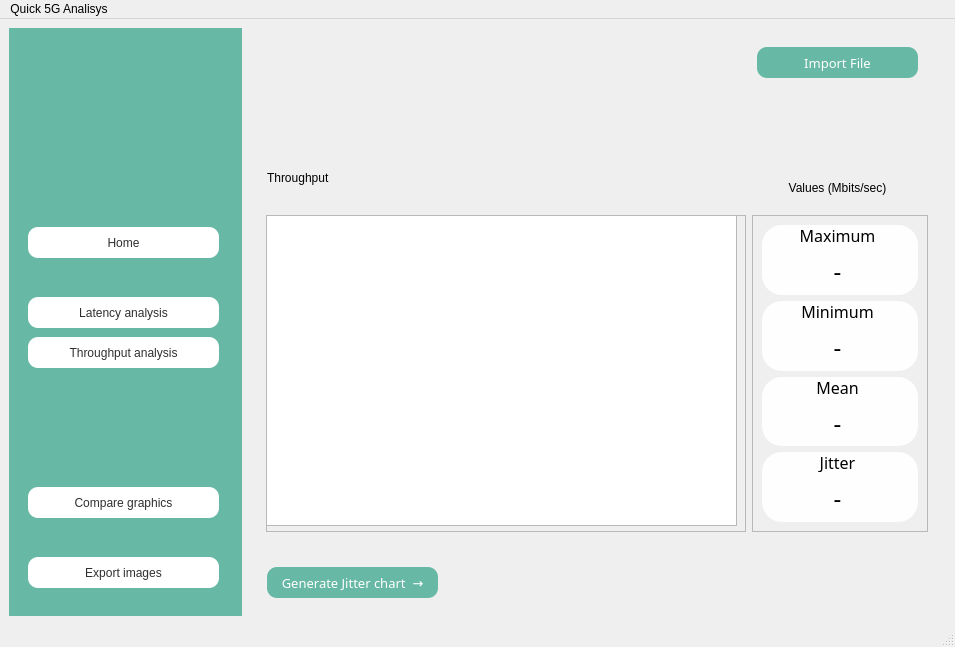
<?xml version="1.0" encoding="UTF-8"?>
<ui version="4.0">
 <class>MainWindow</class>
 <widget class="QMainWindow" name="MainWindow">
  <property name="geometry">
   <rect>
    <x>0</x>
    <y>0</y>
    <width>955</width>
    <height>647</height>
   </rect>
  </property>
  <property name="windowTitle">
   <string>MainWindow</string>
  </property>
  <widget class="QWidget" name="centralwidget">
   <property name="styleSheet">
    <string notr="true">#leftmenu{
	background-color: #67b8a5;

}

#frame_max, #frame_jitter, #frame_min, #frame_mean{
	background-color: #fefeff; 
	border-radius: 20px;
	border: #67b8a5;
 	box-shadow: 5px 5px 10px 5px #67b8a5;

}

#button_importfile{
	background-color: #67b8a5;
	color: #fff;
	border-radius: 10px;
}


#button_home{
	background-color: #fff;
	color: #302f2f;
	border-radius: 10px;
}


#button_latencyanalysis{
	background-color: #fff;
	color: #302f2f;
	border-radius: 10px;
}

#button_comparegraphics{
	background-color: #fff;
	color: #302f2f;
	border-radius: 10px;
}

#button_throughputanalysis{
	background-color: #fff;
	color: #302f2f;
	border-radius: 10px;
}

#button_export{
	background-color: #fff;
	color: #302f2f;
	border-radius: 10px;
}

#button_jitterchart{
	background-color: #67b8a5;
	color: #fff;
	border-radius: 10px;
}
</string>
   </property>
   <layout class="QHBoxLayout" name="horizontalLayout">
    <item>
     <widget class="QWidget" name="leftmenu" native="true">
      <property name="enabled">
       <bool>true</bool>
      </property>
      <property name="styleSheet">
       <string notr="true"/>
      </property>
      <layout class="QVBoxLayout" name="verticalLayout_2">
       <item>
        <widget class="QWidget" name="leftmenu_title" native="true">
         <property name="minimumSize">
          <size>
           <width>0</width>
           <height>0</height>
          </size>
         </property>
         <property name="styleSheet">
          <string notr="true"/>
         </property>
         <widget class="QLabel" name="Q5GA">
          <property name="geometry">
           <rect>
            <x>0</x>
            <y>30</y>
            <width>211</width>
            <height>101</height>
           </rect>
          </property>
          <property name="text">
           <string/>
          </property>
          <property name="pixmap">
           <pixmap resource="resources.qrc">:/logo/Q5GA_100.png</pixmap>
          </property>
          <property name="scaledContents">
           <bool>true</bool>
          </property>
         </widget>
        </widget>
       </item>
       <item>
        <widget class="QWidget" name="leftmenu_buttons" native="true">
         <property name="minimumSize">
          <size>
           <width>0</width>
           <height>400</height>
          </size>
         </property>
         <widget class="QPushButton" name="button_latencyanalysis">
          <property name="geometry">
           <rect>
            <x>10</x>
            <y>90</y>
            <width>191</width>
            <height>31</height>
           </rect>
          </property>
          <property name="cursor">
           <cursorShape>PointingHandCursor</cursorShape>
          </property>
          <property name="styleSheet">
           <string notr="true">font: 10pt &quot;Frutiger LT Com 55 Roman&quot;;</string>
          </property>
          <property name="text">
           <string>Latency analysis</string>
          </property>
          <property name="icon">
           <iconset resource="resources.qrc">
            <normaloff>:/icons_brown/Brown Icons/activity.svg</normaloff>:/icons_brown/Brown Icons/activity.svg</iconset>
          </property>
         </widget>
         <widget class="QPushButton" name="button_throughputanalysis">
          <property name="geometry">
           <rect>
            <x>10</x>
            <y>130</y>
            <width>191</width>
            <height>31</height>
           </rect>
          </property>
          <property name="cursor">
           <cursorShape>PointingHandCursor</cursorShape>
          </property>
          <property name="styleSheet">
           <string notr="true">font: 10pt &quot;Frutiger LT Com 55 Roman&quot;;
</string>
          </property>
          <property name="text">
           <string>Throughput analysis</string>
          </property>
          <property name="icon">
           <iconset resource="resources.qrc">
            <normaloff>:/icons_brown/Brown Icons/activity.svg</normaloff>:/icons_brown/Brown Icons/activity.svg</iconset>
          </property>
         </widget>
         <widget class="QPushButton" name="button_comparegraphics">
          <property name="geometry">
           <rect>
            <x>10</x>
            <y>280</y>
            <width>191</width>
            <height>31</height>
           </rect>
          </property>
          <property name="cursor">
           <cursorShape>PointingHandCursor</cursorShape>
          </property>
          <property name="styleSheet">
           <string notr="true">font: 10pt &quot;Frutiger LT Com 55 Roman&quot;;
</string>
          </property>
          <property name="text">
           <string>Compare graphics</string>
          </property>
          <property name="icon">
           <iconset resource="resources.qrc">
            <normaloff>:/icons_brown/Brown Icons/bar-chart-2.svg</normaloff>:/icons_brown/Brown Icons/bar-chart-2.svg</iconset>
          </property>
         </widget>
         <widget class="QPushButton" name="button_home">
          <property name="geometry">
           <rect>
            <x>10</x>
            <y>20</y>
            <width>191</width>
            <height>31</height>
           </rect>
          </property>
          <property name="cursor">
           <cursorShape>PointingHandCursor</cursorShape>
          </property>
          <property name="styleSheet">
           <string notr="true">font: 10pt &quot;Frutiger LT Com 55 Roman&quot;;</string>
          </property>
          <property name="text">
           <string>Home</string>
          </property>
          <property name="icon">
           <iconset resource="resources.qrc">
            <normaloff>:/icons_brown/Brown Icons/home.svg</normaloff>:/icons_brown/Brown Icons/home.svg</iconset>
          </property>
         </widget>
         <widget class="QPushButton" name="button_export">
          <property name="geometry">
           <rect>
            <x>10</x>
            <y>350</y>
            <width>191</width>
            <height>31</height>
           </rect>
          </property>
          <property name="cursor">
           <cursorShape>PointingHandCursor</cursorShape>
          </property>
          <property name="styleSheet">
           <string notr="true">font: 10pt &quot;Frutiger LT Com 55 Roman&quot;;
</string>
          </property>
          <property name="text">
           <string>Export images</string>
          </property>
          <property name="icon">
           <iconset resource="resources.qrc">
            <normaloff>:/icons_brown/Brown Icons/save.svg</normaloff>:/icons_brown/Brown Icons/save.svg</iconset>
          </property>
         </widget>
        </widget>
       </item>
      </layout>
     </widget>
    </item>
    <item>
     <widget class="QWidget" name="mainbody" native="true">
      <layout class="QVBoxLayout" name="verticalLayout">
       <item>
        <widget class="QWidget" name="headerframe" native="true">
         <property name="minimumSize">
          <size>
           <width>680</width>
           <height>20</height>
          </size>
         </property>
         <widget class="QLabel" name="label">
          <property name="geometry">
           <rect>
            <x>10</x>
            <y>120</y>
            <width>311</width>
            <height>41</height>
           </rect>
          </property>
          <property name="styleSheet">
           <string notr="true">font: 25pt &quot;Frutiger LT Com 55 Roman&quot;;
</string>
          </property>
          <property name="text">
           <string>Throughput</string>
          </property>
         </widget>
         <widget class="QLabel" name="label_throughput_values">
          <property name="geometry">
           <rect>
            <x>490</x>
            <y>140</y>
            <width>181</width>
            <height>21</height>
           </rect>
          </property>
          <property name="styleSheet">
           <string notr="true">font: 15pt &quot;Frutiger LT Com 55 Roman&quot;;
</string>
          </property>
          <property name="text">
           <string>Values (Mbits/sec)</string>
          </property>
          <property name="alignment">
           <set>Qt::AlignCenter</set>
          </property>
         </widget>
         <widget class="QPushButton" name="button_importfile">
          <property name="geometry">
           <rect>
            <x>500</x>
            <y>10</y>
            <width>161</width>
            <height>31</height>
           </rect>
          </property>
          <property name="font">
           <font>
            <family>Frutiger LT Com 55 Roman</family>
            <pointsize>10</pointsize>
            <weight>50</weight>
            <italic>false</italic>
            <bold>false</bold>
           </font>
          </property>
          <property name="cursor">
           <cursorShape>PointingHandCursor</cursorShape>
          </property>
          <property name="autoFillBackground">
           <bool>false</bool>
          </property>
          <property name="styleSheet">
           <string notr="true">font: 10pt &quot;Frutiger LT Com 55 Roman&quot;;
</string>
          </property>
          <property name="text">
           <string>Import File</string>
          </property>
          <property name="icon">
           <iconset resource="resources.qrc">
            <normaloff>:/icons_white/White Icons/arrow-down-circle.svg</normaloff>:/icons_white/White Icons/arrow-down-circle.svg</iconset>
          </property>
          <property name="autoDefault">
           <bool>false</bool>
          </property>
          <property name="default">
           <bool>false</bool>
          </property>
          <property name="flat">
           <bool>false</bool>
          </property>
         </widget>
        </widget>
       </item>
       <item>
        <widget class="QWidget" name="middleframe" native="true">
         <property name="minimumSize">
          <size>
           <width>0</width>
           <height>335</height>
          </size>
         </property>
         <layout class="QHBoxLayout" name="horizontalLayout_2">
          <item>
           <widget class="QFrame" name="frame_2">
            <property name="minimumSize">
             <size>
              <width>480</width>
              <height>0</height>
             </size>
            </property>
            <property name="frameShape">
             <enum>QFrame::StyledPanel</enum>
            </property>
            <property name="frameShadow">
             <enum>QFrame::Raised</enum>
            </property>
            <widget class="QGraphicsView" name="graphicsView">
             <property name="geometry">
              <rect>
               <x>0</x>
               <y>0</y>
               <width>471</width>
               <height>311</height>
              </rect>
             </property>
             <property name="dragMode">
              <enum>QGraphicsView::NoDrag</enum>
             </property>
            </widget>
           </widget>
          </item>
          <item>
           <widget class="QFrame" name="frame">
            <property name="frameShape">
             <enum>QFrame::StyledPanel</enum>
            </property>
            <property name="frameShadow">
             <enum>QFrame::Raised</enum>
            </property>
            <layout class="QVBoxLayout" name="verticalLayout_3">
             <item>
              <widget class="QFrame" name="frame_max">
               <property name="frameShape">
                <enum>QFrame::StyledPanel</enum>
               </property>
               <property name="frameShadow">
                <enum>QFrame::Raised</enum>
               </property>
               <widget class="QLabel" name="label_max">
                <property name="geometry">
                 <rect>
                  <x>0</x>
                  <y>0</y>
                  <width>151</width>
                  <height>20</height>
                 </rect>
                </property>
                <property name="font">
                 <font>
                  <family>Frutiger LT Com 55 Roman</family>
                  <pointsize>12</pointsize>
                 </font>
                </property>
                <property name="text">
                 <string>Maximum</string>
                </property>
                <property name="alignment">
                 <set>Qt::AlignCenter</set>
                </property>
               </widget>
               <widget class="QLabel" name="value_max">
                <property name="geometry">
                 <rect>
                  <x>0</x>
                  <y>30</y>
                  <width>151</width>
                  <height>31</height>
                 </rect>
                </property>
                <property name="font">
                 <font>
                  <family>Frutiger LT Com 55 Roman</family>
                  <pointsize>18</pointsize>
                  <weight>50</weight>
                  <bold>false</bold>
                 </font>
                </property>
                <property name="text">
                 <string>-</string>
                </property>
                <property name="alignment">
                 <set>Qt::AlignCenter</set>
                </property>
               </widget>
              </widget>
             </item>
             <item>
              <widget class="QFrame" name="frame_min">
               <property name="frameShape">
                <enum>QFrame::StyledPanel</enum>
               </property>
               <property name="frameShadow">
                <enum>QFrame::Raised</enum>
               </property>
               <widget class="QLabel" name="label_min">
                <property name="geometry">
                 <rect>
                  <x>0</x>
                  <y>0</y>
                  <width>151</width>
                  <height>20</height>
                 </rect>
                </property>
                <property name="font">
                 <font>
                  <family>Frutiger LT Com 55 Roman</family>
                  <pointsize>12</pointsize>
                 </font>
                </property>
                <property name="text">
                 <string>Minimum</string>
                </property>
                <property name="alignment">
                 <set>Qt::AlignCenter</set>
                </property>
               </widget>
               <widget class="QLabel" name="value_min">
                <property name="geometry">
                 <rect>
                  <x>0</x>
                  <y>30</y>
                  <width>151</width>
                  <height>31</height>
                 </rect>
                </property>
                <property name="font">
                 <font>
                  <family>Frutiger LT Com 55 Roman</family>
                  <pointsize>18</pointsize>
                  <weight>50</weight>
                  <bold>false</bold>
                 </font>
                </property>
                <property name="text">
                 <string>-</string>
                </property>
                <property name="alignment">
                 <set>Qt::AlignCenter</set>
                </property>
               </widget>
              </widget>
             </item>
             <item>
              <widget class="QFrame" name="frame_mean">
               <property name="frameShape">
                <enum>QFrame::StyledPanel</enum>
               </property>
               <property name="frameShadow">
                <enum>QFrame::Raised</enum>
               </property>
               <widget class="QLabel" name="label_mean">
                <property name="geometry">
                 <rect>
                  <x>0</x>
                  <y>0</y>
                  <width>151</width>
                  <height>20</height>
                 </rect>
                </property>
                <property name="font">
                 <font>
                  <family>Frutiger LT Com 55 Roman</family>
                  <pointsize>12</pointsize>
                 </font>
                </property>
                <property name="text">
                 <string>Mean</string>
                </property>
                <property name="alignment">
                 <set>Qt::AlignCenter</set>
                </property>
               </widget>
               <widget class="QLabel" name="value_mean">
                <property name="geometry">
                 <rect>
                  <x>0</x>
                  <y>30</y>
                  <width>151</width>
                  <height>31</height>
                 </rect>
                </property>
                <property name="font">
                 <font>
                  <family>Frutiger LT Com 55 Roman</family>
                  <pointsize>18</pointsize>
                  <weight>50</weight>
                  <bold>false</bold>
                 </font>
                </property>
                <property name="text">
                 <string>-</string>
                </property>
                <property name="alignment">
                 <set>Qt::AlignCenter</set>
                </property>
               </widget>
              </widget>
             </item>
             <item>
              <widget class="QFrame" name="frame_jitter">
               <property name="frameShape">
                <enum>QFrame::StyledPanel</enum>
               </property>
               <property name="frameShadow">
                <enum>QFrame::Raised</enum>
               </property>
               <widget class="QLabel" name="label_jitter">
                <property name="geometry">
                 <rect>
                  <x>0</x>
                  <y>0</y>
                  <width>151</width>
                  <height>20</height>
                 </rect>
                </property>
                <property name="font">
                 <font>
                  <family>Frutiger LT Com 55 Roman</family>
                  <pointsize>12</pointsize>
                 </font>
                </property>
                <property name="text">
                 <string>Jitter</string>
                </property>
                <property name="alignment">
                 <set>Qt::AlignCenter</set>
                </property>
               </widget>
               <widget class="QLabel" name="value_jitter">
                <property name="geometry">
                 <rect>
                  <x>0</x>
                  <y>30</y>
                  <width>151</width>
                  <height>31</height>
                 </rect>
                </property>
                <property name="font">
                 <font>
                  <family>Frutiger LT Com 55 Roman</family>
                  <pointsize>18</pointsize>
                  <weight>50</weight>
                  <bold>false</bold>
                 </font>
                </property>
                <property name="text">
                 <string>-</string>
                </property>
                <property name="alignment">
                 <set>Qt::AlignCenter</set>
                </property>
               </widget>
              </widget>
             </item>
            </layout>
           </widget>
          </item>
         </layout>
        </widget>
       </item>
       <item>
        <widget class="QWidget" name="bottomframe" native="true">
         <property name="minimumSize">
          <size>
           <width>0</width>
           <height>0</height>
          </size>
         </property>
         <property name="maximumSize">
          <size>
           <width>16777215</width>
           <height>60</height>
          </size>
         </property>
         <widget class="QPushButton" name="button_jitterchart">
          <property name="geometry">
           <rect>
            <x>10</x>
            <y>20</y>
            <width>171</width>
            <height>31</height>
           </rect>
          </property>
          <property name="font">
           <font>
            <family>Frutiger LT Com 55 Roman</family>
            <pointsize>10</pointsize>
           </font>
          </property>
          <property name="cursor">
           <cursorShape>PointingHandCursor</cursorShape>
          </property>
          <property name="text">
           <string>Generate Jitter chart  →</string>
          </property>
         </widget>
        </widget>
       </item>
      </layout>
     </widget>
    </item>
   </layout>
  </widget>
  <widget class="QMenuBar" name="menubar">
   <property name="geometry">
    <rect>
     <x>0</x>
     <y>0</y>
     <width>955</width>
     <height>21</height>
    </rect>
   </property>
   <widget class="QMenu" name="menuQuick_5G_Analisys">
    <property name="title">
     <string>Quick 5G Analisys</string>
    </property>
    <addaction name="separator"/>
   </widget>
   <addaction name="menuQuick_5G_Analisys"/>
  </widget>
  <widget class="QStatusBar" name="statusbar"/>
 </widget>
 <resources>
  <include location="resources.qrc"/>
 </resources>
 <connections/>
</ui>
